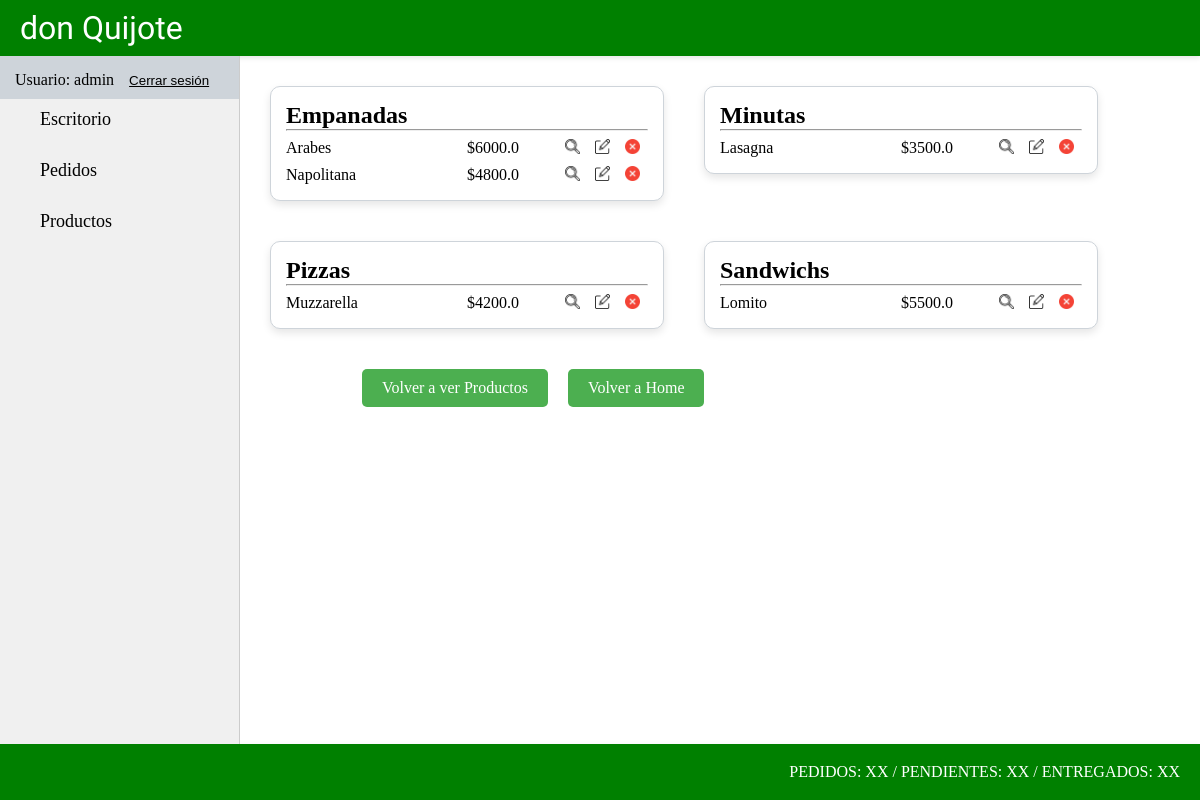
Page /producto/producto/list/ (signed in) on the committed database.
### producto/models.py (models this page shows, shortened)
class ProductoCategoria(models.Model):
    nombre = models.CharField(max_length=50)

class Producto(models.Model):
    nombre = models.CharField(max_length=50)
    descripcion = models.CharField(max_length=200)
    precio = models.FloatField()
    categoria_id = models.ForeignKey(ProductoCategoria, on_delete=models.CASCADE)

### producto/views.py (the view)
# urls.py: path("producto/list/", views.ProductoList.as_view(), name="producto_list"),
class ProductoList(LoginRequiredMixin, ListView):
    model = models.Producto
    def get_queryset(self):
        if self.request.GET.get("consulta"):
            consulta = self.request.GET.get("consulta")
            object_list = models.Producto.objects.filter(nombre__icontains=consulta)
        else:
            object_list = models.Producto.objects.all()
        return object_list.order_by('categoria_id__nombre')

### producto/templates/producto/producto_list.html
{% extends 'core/base.html' %}
{% load static %}
{% block section %}
    {% regroup object_list by categoria_id.nombre as categorias %}
    <div class="conteiner-categorias">
        {% for categoria in categorias %}
        <div class="conteiner-card-productocategoria">
            <div class="card-categoria">
                <h1>{{ categoria.grouper }}</h1>
                <hr>
                {% for producto in categoria.list %}
                <div class="producto-opciones">
                    <p class="producto-nombre">{{ producto.nombre }}</p>
                    <p class="producto-precio">${{ producto.precio }}</p>
                    <div class="producto-opc">
                        <a href="{% url 'producto:producto_detail' producto.id %}"><img class="icono-opcion-producto" src="{% static 'core/img/lupa.webp' %}" alt="Detalle Producto"></a>
                        <a href="{% url 'producto:producto_update' producto.id %}"><img class="icono-opcion-producto" src="{% static 'core/img/editar.webp' %}" alt="Detalle Producto"></a>
                        <a href="{% url 'producto:producto_delete' producto.id %}"><img class="icono-opcion-producto" src="{% static 'core/img/eliminar.webp' %}" alt="Detalle Producto"></a>
                    </div>
                </div>
                {% endfor %}
            </div>
        </div>
        {% endfor %}
    </div>
    <div class="container-link-crud-productos">
        <a class="link-crud-productos" href="{% url 'producto:home' %}">Volver a ver Productos</a>
        <a class="link-crud-productos" href="{% url 'core:home' %}">Volver a Home</a>
    </div>
{% endblock section %}

### core/templates/core/components/navbar.html (shortened to what this page needs)
<nav class="container-nav">
    <ul class="list-app">
        {% if user.is_authenticated %}
            <div class="usuario-logout">
                <li class="list-link"><a>Usuario: {{ user.username }}</a></li>
                <li>
                    <form action="{% url 'core:logout' %}" method="post">
                        <button type="submit" class="btn-logout"><u>Cerrar sesión</u></button>
                    </form>
                </li>
            </div>
            <li class="list-link"><a class="link-app" href="{% url 'core:home' %}">Escritorio</a></li>
            <li class="list-link"><a class="link-app" href="{% url 'pedidos:pedido_list' %}">Pedidos</a></li>
            <li class="list-link"><a class="link-app" href="{% url 'producto:home' %}">Productos</a></li>
        {% else %}
            <li class="list-link"><a class="link-app" href="{% url 'core:login' %}">Login</a></li>
        {% endif %}
    </ul>
</nav>

### core/static/core/css/styles.css (style rules this page uses)
* { padding: 0; margin: 0; box-sizing: border-box; }
.container-nav { width: 20%; height: 86vh; background-color: #f0f0f0; float: left; overflow-y: auto; border-right: 1px solid #ccc; }
.list-app { list-style: none; padding: 0; }
.list-link { margin-bottom: 10px; }
.link-app { color: #000; text-decoration: none; font-size: 18px; display: block; padding: 10px 40px; transition: background-color 0.3s ease; }
.container-link-crud-productos { display: flex; margin-left: 10%; margin-top: 30px; margin-bottom: 60px; }
.link-crud-productos { display: inline-block; text-decoration: none; background-color: #4CAF50; color: white; padding: 10px 20px; margin: 0 10px; border: none; border-radius: 5px; transition: background-color 0.3s; }
.conteiner-categorias { display: flex; flex-wrap: wrap; gap: 20px; }
.conteiner-card-productocategoria { display: flex; flex-direction: column; width: 45%; }
.card-categoria { margin: 10px; padding: 15px; border-radius: 10px; border: 1px solid #ced4da; display: flex; flex-direction: column; background-color: #ffffff; box-shadow: 0 4px 8px rgba(0, 0, 0, 0.1); transition: transform 0.2s ease-in-out, box-shadow 0.2s ease-in-out; }
.producto-opciones { margin-top: 8px; display: grid; grid-template-columns: 50% 25% 25%; grid-template-areas: "nom prc opc"; }
.producto-nombre { grid-area: nom; }
.producto-precio { grid-area: prc; }
.producto-opc { grid-area: opc; display: flex; justify-content: space-around; }
.icono-opcion-producto { width: 15px; height: 15px; }
.usuario-logout { display: flex; column-gap: 15px; padding-left: 15px; padding-top: 15px; background-color: #ced4da; }
.btn-logout { border: none; background-color: #ced4da; }

### rows in the picture
ProductoCategoria: grouper "Empanadas"
Producto: nombre "Arabes", precio "6000.0"
Producto: nombre "Napolitana", precio "4800.0"
ProductoCategoria: grouper "Minutas"
Producto: nombre "Lasagna", precio "3500.0"
ProductoCategoria: grouper "Pizzas"
Producto: nombre "Muzzarella", precio "4200.0"
ProductoCategoria: grouper "Sandwichs"
Producto: nombre "Lomito", precio "5500.0"

### other values in the picture
{{ user.username }} "admin"
